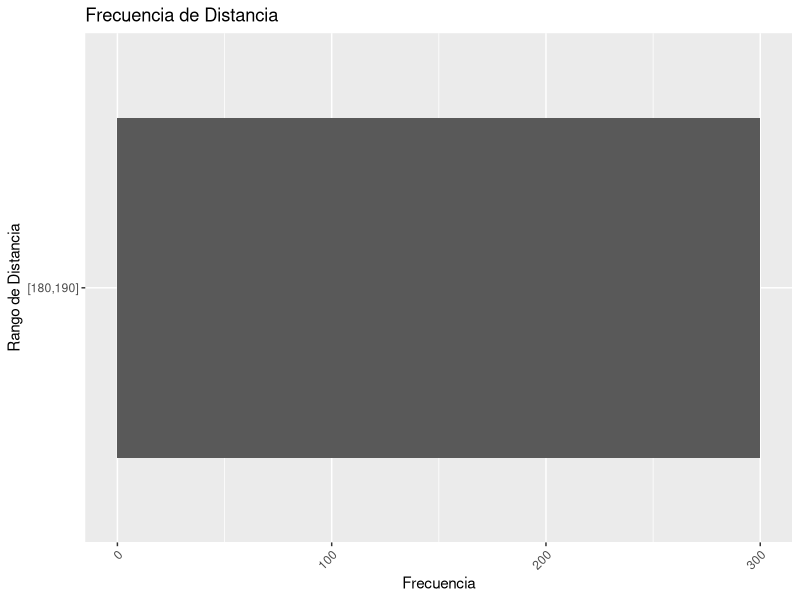

Write the R code that produced this figure.
library(ggplot2)
library(dplyr)
library(tidyr)

Mode <- function(x) {
  ux <- unique(x)
  ux[which.max(tabulate(match(x, ux)))]
}

# Leer los datos del archivo resultados.csv
data <- read.csv("results.csv")

distancia <- as.numeric(data$distancia)

# Cálculos estadísticos de distancia
media_distancia <- mean(distancia, na.rm = TRUE)
moda_distancia <- Mode(distancia)
desviacion_distancia <- sd(distancia, na.rm = TRUE)

# Rangos de distancia
rango_min_distancia <- floor(min(distancia) / 10) * 10
rango_max_distancia <- ceiling(max(distancia) / 10) * 10
rangos_distancia <- seq(rango_min_distancia, rango_max_distancia, by = 10)

# Tabla de frecuencia de distancia
tabla_distancia <- data.frame(Rango_de_Distancia = cut(distancia, breaks = rangos_distancia, include.lowest = TRUE)) %>%
  count(Rango_de_Distancia) %>%
  arrange(Rango_de_Distancia) %>%
  rename(Frecuencia = n) %>%
  mutate(Frecuencia_Relativa = Frecuencia / sum(Frecuencia),
         Frecuencia_Acumulada = cumsum(Frecuencia))

# Convertir los intervalos de distancia a formato de cadena
tabla_distancia$Rango_de_Distancia <- as.character(tabla_distancia$Rango_de_Distancia)

# Gráfica de frecuencia de distancia
plt_distancia <- ggplot(tabla_distancia, aes(x = Rango_de_Distancia, y = Frecuencia)) +
  geom_bar(stat = "identity", width = 0.8) +
  labs(x = "Rango de Distancia", y = "Frecuencia", title = "Frecuencia de Distancia") +
  theme(axis.text.x = element_text(angle = 45, hjust = 1)) +
  coord_flip()

# Resultados de distancia
cat("Estadísticas de Distancia:\n")
cat("Media:", media_distancia, "\n")
cat("Moda:", moda_distancia, "\n")
cat("Desviación estándar:", desviacion_distancia, "\n")

plt_distancia
